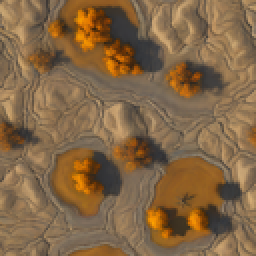
#> input picture genai_assets/terrain_tiles_oils/42_autumn_dirt.png, 128 x 128 px, given as the content of the folder generations, which was not available (shown 2 times larger)
$ python pixelate.py
#> lines starting #> are read from the running program, lines starting #| are printed output that depends on the picture; pictures that were not available may be replaced by others from this repository, and a replacement may not be noted
#> in process_images, img is the input picture: PIL image 128x128 RGB; mean R, G, B 131, 102.2, 69.5
""" Take a 512x512 image and pixelate it to 64x64, reduce color palette, then upscale again, for use as a retro game asset. """

import argparse
import numpy as np
import os
from PIL import Image, ImageEnhance
from sklearn.cluster import KMeans

INPUT_FOLDER = "generations"
OUTPUT_FOLDER = "retro_" + INPUT_FOLDER


def kmeans_color_quantization(image, num_colors):
    # Reshape the image to be a list of pixels
    pixels = np.array(image).reshape(-1, 3)

    # Perform k-means clustering
    kmeans = KMeans(n_clusters=num_colors, random_state=42)
    labels = kmeans.fit_predict(pixels)

    # Get the colors
    colors = kmeans.cluster_centers_.astype(int)

    # Map each pixel to the closest color
    quantized_pixels = colors[labels]

    # Reshape back to the original image shape
    quantized_image = quantized_pixels.reshape(image.size[1], image.size[0], 3)

    return Image.fromarray(quantized_image.astype('uint8'))


def pixelate_and_reduce_colors(img, target_size=(64, 64), num_colors=16, palette_size=None):

#> called with target_size = (64, 64), num_colors = 16
    img = img.convert('RGB')
    original_size = img.size
#> original_size = (128, 128)

    # boost saturation of image
    sat_booster = ImageEnhance.Color(img)
    img = sat_booster.enhance(1.25)

    # increase contrast of image
    contr_booster = ImageEnhance.Contrast(img)
    img = contr_booster.enhance(1.25)
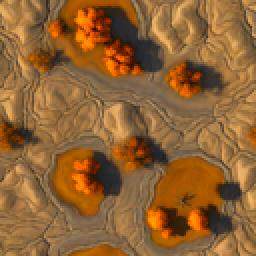
#> img: PIL image 128x128 RGB (shown 2 times larger); mean R, G, B 143.3, 98.7, 51

    pixelated = img.resize(target_size, resample=Image.NEAREST)
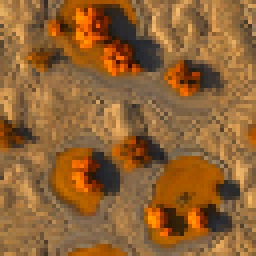
#> pixelated: PIL image 64x64 RGB (shown 4 times larger); mean R, G, B 143.6, 98.9, 51.1

    # Use k-means for initial color reduction
    reduced_color = kmeans_color_quantization(pixelated, num_colors)
#> in kmeans_color_quantization, `labels = kmeans.fit_predict(pixels)`: labels = 4096 values, max 15 at index 34, min 0 at index 0, mean 7.54
#> in kmeans_color_quantization, `quantized_image = quantized_pixels.reshape(image.size[1], image.size[0..`:
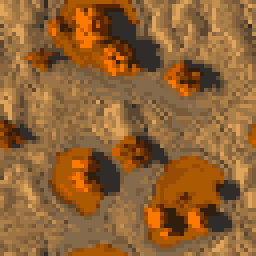
#> quantized_image: shape (64, 64, 3) int64 (shown 4 times larger); mean R, G, B 143.1, 98.5, 50.6

    if palette_size is not None and palette_size < num_colors:
        # Use k-means again for further palette reduction
        reduced_color = kmeans_color_quantization(reduced_color, palette_size)

    return reduced_color.resize(original_size, resample=Image.NEAREST)
#> returned value: PIL image 128x128 RGB


def process_images(input_folder, output_folder, num_colors=16, palette_size=None):
    if not os.path.exists(output_folder):
        os.makedirs(output_folder)

    for filename in os.listdir(input_folder):
        if filename.lower().endswith(('.png', '.jpg', '.jpeg', '.bmp', '.gif')):
            input_path = os.path.join(input_folder, filename)
            output_path = os.path.join(output_folder, f"retro_{filename}")

            try:
                with Image.open(input_path) as img:
                    processed_img = pixelate_and_reduce_colors(img, num_colors=num_colors, palette_size=palette_size)
                    processed_img.save(output_path)
                print(f"Processed: {filename}")
            except Exception as e:
                print(f"Error processing {filename}: {str(e)}")


def main():
    parser = argparse.ArgumentParser(description="Batch generate retro game assets from modern images.")
    parser.add_argument("--input_folder", default=INPUT_FOLDER,
                        help="Path to the folder containing input images (default: input_images)")
    parser.add_argument("--output_folder", default=OUTPUT_FOLDER,
                        help="Path to the folder to save output images (default: output_images)")
    parser.add_argument("--colors", type=int, default=16,
                        help="Number of colors in the initial reduced palette (default: 16)")
    parser.add_argument("--palette", type=int, help="Further reduce palette to this number of colors (optional)")

    args = parser.parse_args()

    process_images(args.input_folder, args.output_folder, num_colors=args.colors, palette_size=args.palette)
    print(f"Retro game assets saved to {args.output_folder}")


if __name__ == "__main__":
    main()
